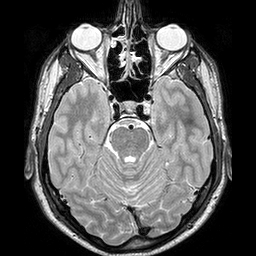
#> input picture TB_IPR/TUT.IMG.pde/python/cerveau.png, 256 x 256 px
$ python degenerateDiffusion.py
#> lines starting #> are read from the running program, lines starting #| are printed output that depends on the picture
# -*- coding: utf-8 -*-
"""
Created on Fri Mar  6 14:31:52 2015

@author: yann
"""
import numpy as np
from scipy import ndimage, misc
import matplotlib.pyplot as plt
import skimage


def degenerateDiffusion1(image, nbIter, dt):
    # degenerate diffusion
    # I: image
    # nbIter: number of iterations
    # dt: step time
    h = np.array([[-1, 0, 1]])
    ht = np.transpose(h)

    Zdilation = image
    Zerosion = image
    for i in range(nbIter):
        gH = ndimage.convolve(Zdilation, h, mode='constant')
        gV = ndimage.convolve(Zdilation, ht, mode='constant')

        jH = ndimage.convolve(Zerosion, h, mode='constant')
        jV = ndimage.convolve(Zerosion, ht, mode='constant')

        Zdilation = Zdilation + dt*np.sqrt(gV**2 + gH**2)
        Zerosion = Zerosion + dt*np.sqrt(jV**2 + jH**2)

    return (Zdilation, Zerosion)


def degenerateDiffusion2(image, nbIter, dt):
    # degenerate diffusion
    # I: original image
    # nbIter: number of iterations
    # dt: step time
    hW = np.array([[1, -1, 0]])
    hE = np.array([[0, -1, 1]])
    hN = np.transpose(hW)
    hS = np.transpose(hE)
    Zdilation = image
    Zerosion = image
    for i in range(nbIter):
        gW = ndimage.convolve(Zdilation, hW, mode='constant')
        gE = ndimage.convolve(Zdilation, hE, mode='constant')
        gN = ndimage.convolve(Zdilation, hN, mode='constant')
        gS = ndimage.convolve(Zdilation, hS, mode='constant')

        jW = ndimage.convolve(Zerosion, hW, mode='constant')
        jE = ndimage.convolve(Zerosion, hE, mode='constant')
        jN = ndimage.convolve(Zerosion, hN, mode='constant')
        jS = ndimage.convolve(Zerosion, hS, mode='constant')

        g = np.sqrt(np.minimum(0, -gW)**2 + np.maximum(0, gE) **
                    2 + np.minimum(0, -gN)**2 + np.maximum(0, gS)**2)
        j = np.sqrt(np.maximum(0, -jW)**2 + np.minimum(0, jE) **
                    2 + np.maximum(0, -jN)**2 + np.minimum(0, jS)**2)

        Zdilation = Zdilation + dt * g
        Zerosion = Zerosion - dt * j

    return Zdilation, Zerosion


I = skimage.io.imread("cerveau.png")/255.
#> I: shape (256, 256) float64; min 0, max 0.996, mean 0.319
plt.figure()
plt.subplot(2, 3, 1)
plt.imshow(I, cmap=plt.cm.gray)

(dil10, ero10) = degenerateDiffusion1(I, 10, .05)
skimage.io.imsave("cerveau_dil_10.png", dil10)
skimage.io.imsave("cerveau_ero_10.png", ero10)
plt.subplot(2, 3, 2)
plt.imshow(dil10, cmap=plt.cm.gray)
plt.subplot(2, 3, 3)
plt.imshow(ero10, cmap=plt.cm.gray)

(dil50, ero50) = degenerateDiffusion1(I, 50, .05)
#> call 2 of degenerateDiffusion1, with nbIter = 50, dt = 0.05
#> after the loop in degenerateDiffusion1 (call 2), `for i in range(nbIter):`:
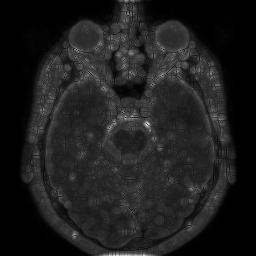
#> Zdilation: shape (256, 256) float64; min 0, max 6.2, mean 0.726; drawn with min black and max white
skimage.io.imsave("cerveau_dil_50.png", dil50)
skimage.io.imsave("cerveau_ero_50.png", ero50)
plt.subplot(2, 3, 5)
plt.imshow(dil50, cmap=plt.cm.gray)
plt.subplot(2, 3, 6)
plt.imshow(ero50, cmap=plt.cm.gray)

##############################################################################
# more sophisticated
plt.figure()
plt.subplot(2, 3, 1)
plt.imshow(I, cmap=plt.cm.gray)

(dil10, ero10) = degenerateDiffusion2(I, 10, .05)
#> the loop in degenerateDiffusion2, `for i in range(nbIter):` made 10 passes
#> pass 1, in degenerateDiffusion2, `gS = ndimage.convolve(Zdilation, hS, mode='constant')`:
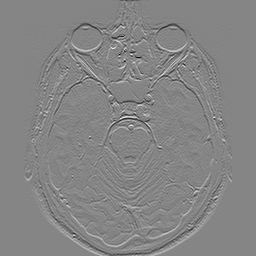
#> gS: shape (256, 256) float64; min -0.965, max 0.882, mean -0.000489; drawn with min black and max white
#> after the loop in degenerateDiffusion2, `for i in range(nbIter):`:
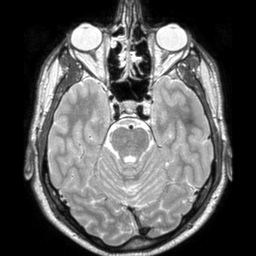
#> Zdilation: shape (256, 256) float64; min 0, max 0.996, mean 0.352
#> after the loop in degenerateDiffusion2, `for i in range(nbIter):`:
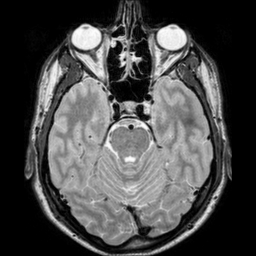
#> Zerosion: shape (256, 256) float64; min 0, max 0.992, mean 0.288
skimage.io.imsave("cerveau_dil2_10.png", dil10)
skimage.io.imsave("cerveau_ero2_10.png", ero10)
plt.subplot(2, 3, 2)
plt.imshow(dil10, cmap=plt.cm.gray)
plt.subplot(2, 3, 3)
plt.imshow(ero10, cmap=plt.cm.gray)

(dil50, ero50) = degenerateDiffusion2(I, 50, .05)
#> call 2 of degenerateDiffusion2, with nbIter = 50, dt = 0.05
#> the loop in degenerateDiffusion2 (call 2), `for i in range(nbIter):` made 50 passes
#> pass 1, in degenerateDiffusion2 (call 2), `j = np.sqrt(np.maximum(0, -jW)**2 + np.minimum(0, jE) ** 2 + np.maximu..`:
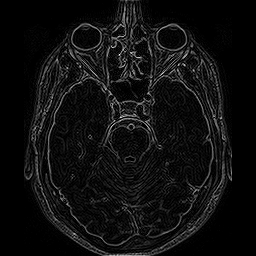
#> j: shape (256, 256) float64; min 0, max 1.19, mean 0.0725; drawn with min black and max white
#> after the loop in degenerateDiffusion2 (call 2), `for i in range(nbIter):`:
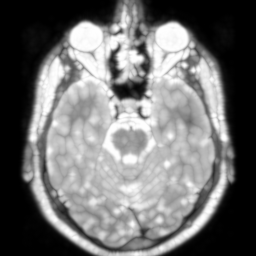
#> Zdilation: shape (256, 256) float64; min 0, max 0.996, mean 0.442
#> after the loop in degenerateDiffusion2 (call 2), `for i in range(nbIter):`:
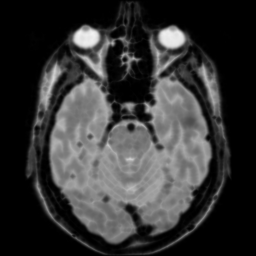
#> Zerosion: shape (256, 256) float64; min 0, max 0.955, mean 0.211
skimage.io.imsave("cerveau_dil2_50.png", dil50)
skimage.io.imsave("cerveau_ero2_50.png", ero50)
plt.subplot(2, 3, 5)
plt.imshow(dil50, cmap=plt.cm.gray)
plt.subplot(2, 3, 6)
plt.imshow(ero50, cmap=plt.cm.gray)
